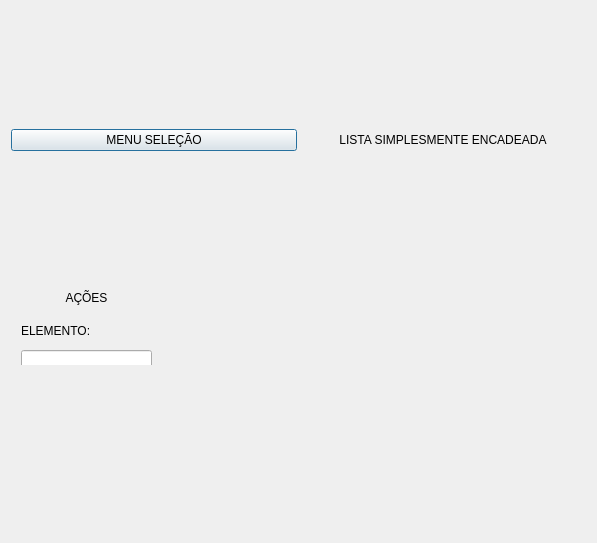
<?xml version="1.0" encoding="UTF-8"?>
<ui version="4.0">
 <class>listaSEmcadeada</class>
 <widget class="QDialog" name="listaSEmcadeada">
  <property name="geometry">
   <rect>
    <x>0</x>
    <y>0</y>
    <width>597</width>
    <height>543</height>
   </rect>
  </property>
  <property name="minimumSize">
   <size>
    <width>130</width>
    <height>70</height>
   </size>
  </property>
  <property name="windowTitle">
   <string>Dialog</string>
  </property>
  <layout class="QVBoxLayout" name="verticalLayout_3">
   <item>
    <layout class="QHBoxLayout" name="horizontalLayout_3">
     <property name="spacing">
      <number>3</number>
     </property>
     <item>
      <widget class="QPushButton" name="pushButton1">
       <property name="text">
        <string>MENU SELEÇÃO</string>
       </property>
      </widget>
     </item>
     <item>
      <widget class="QLabel" name="label">
       <property name="text">
        <string>LISTA SIMPLESMENTE ENCADEADA</string>
       </property>
       <property name="alignment">
        <set>Qt::AlignCenter</set>
       </property>
       <property name="indent">
        <number>1</number>
       </property>
      </widget>
     </item>
    </layout>
   </item>
   <item>
    <layout class="QFormLayout" name="formLayout">
     <item row="0" column="1">
      <layout class="QHBoxLayout" name="horizontalLayout_5"/>
     </item>
     <item row="0" column="0">
      <widget class="QWidget" name="widget_2" native="true">
       <property name="enabled">
        <bool>true</bool>
       </property>
       <property name="minimumSize">
        <size>
         <width>150</width>
         <height>90</height>
        </size>
       </property>
       <widget class="QWidget" name="verticalLayoutWidget_2">
        <property name="geometry">
         <rect>
          <x>0</x>
          <y>0</y>
          <width>151</width>
          <height>251</height>
         </rect>
        </property>
        <layout class="QVBoxLayout" name="verticalLayout_2">
         <property name="leftMargin">
          <number>10</number>
         </property>
         <property name="topMargin">
          <number>10</number>
         </property>
         <property name="rightMargin">
          <number>10</number>
         </property>
         <property name="bottomMargin">
          <number>10</number>
         </property>
         <item>
          <widget class="QLabel" name="label_4">
           <property name="text">
            <string>AÇÕES</string>
           </property>
           <property name="alignment">
            <set>Qt::AlignCenter</set>
           </property>
          </widget>
         </item>
         <item>
          <layout class="QVBoxLayout" name="verticalLayout_8">
           <property name="leftMargin">
            <number>0</number>
           </property>
           <property name="topMargin">
            <number>0</number>
           </property>
           <property name="rightMargin">
            <number>0</number>
           </property>
           <property name="bottomMargin">
            <number>0</number>
           </property>
          </layout>
         </item>
         <item>
          <widget class="QLabel" name="label_5">
           <property name="text">
            <string>ELEMENTO:</string>
           </property>
          </widget>
         </item>
         <item>
          <widget class="QLineEdit" name="lineEdit_1"/>
         </item>
         <item>
          <widget class="QLabel" name="label_6">
           <property name="text">
            <string>POSIÇÃO:</string>
           </property>
          </widget>
         </item>
         <item>
          <widget class="QLineEdit" name="lineEdit_2"/>
         </item>
         <item>
          <widget class="QPushButton" name="pushButton_2">
           <property name="text">
            <string>ADICIONAR</string>
           </property>
          </widget>
         </item>
         <item>
          <widget class="QPushButton" name="pushButton_4">
           <property name="text">
            <string>REMOVER</string>
           </property>
          </widget>
         </item>
         <item>
          <widget class="QPushButton" name="pushButton_6">
           <property name="text">
            <string>BUSCAR</string>
           </property>
          </widget>
         </item>
        </layout>
       </widget>
      </widget>
     </item>
    </layout>
   </item>
  </layout>
 </widget>
 <resources/>
 <connections/>
</ui>
